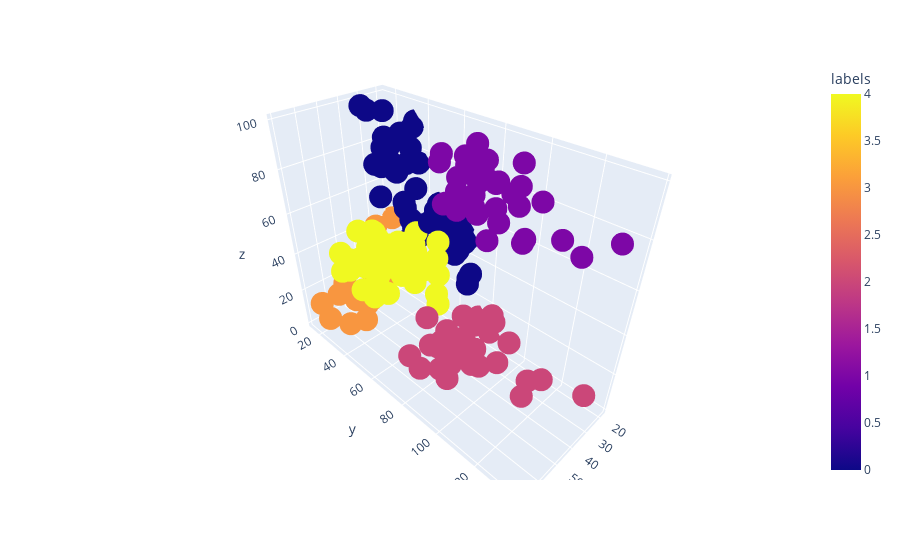

This figure's notebook cell:
### Code cell
fig = px.scatter_3d(dataset, x= X[:,0],y= X[:,1],z= X[:,2],
              color=dataset['labels'])
fig.show()

### Figure 1 — Plotly figure (JSON) as saved in the notebook; plotly's stock layout.template omitted (floating-point values rounded to 4 significant figures; data arrays with more than 128 entries replaced by an {"elided": "..."} marker saying what was removed)
{"data": [{"hovertemplate": "x=%{x}<br>y=%{y}<br>z=%{z}<br>labels=%{marker.color}<extra></extra>", "legendgroup": "", "marker": {"color": {"elided": "200 int values"}, "coloraxis": "coloraxis", "symbol": "circle"}, "mode": "markers", "name": "", "scene": "scene", "showlegend": false, "type": "scatter3d", "x": {"elided": "200 int values"}, "y": {"elided": "200 int values"}, "z": {"elided": "200 int values"}}], "layout": {"coloraxis": {"colorbar": {"title": {"text": "labels"}}, "colorscale": [[0, "#0d0887"], [0.1111, "#46039f"], [0.2222, "#7201a8"], [0.3333, "#9c179e"], [0.4444, "#bd3786"], [0.5556, "#d8576b"], [0.6667, "#ed7953"], [0.7778, "#fb9f3a"], [0.8889, "#fdca26"], [1, "#f0f921"]]}, "legend": {"tracegroupgap": 0}, "margin": {"t": 60}, "scene": {"domain": {"x": [0, 1], "y": [0, 1]}, "xaxis": {"title": {"text": "x"}}, "yaxis": {"title": {"text": "y"}}, "zaxis": {"title": {"text": "z"}}}}}
